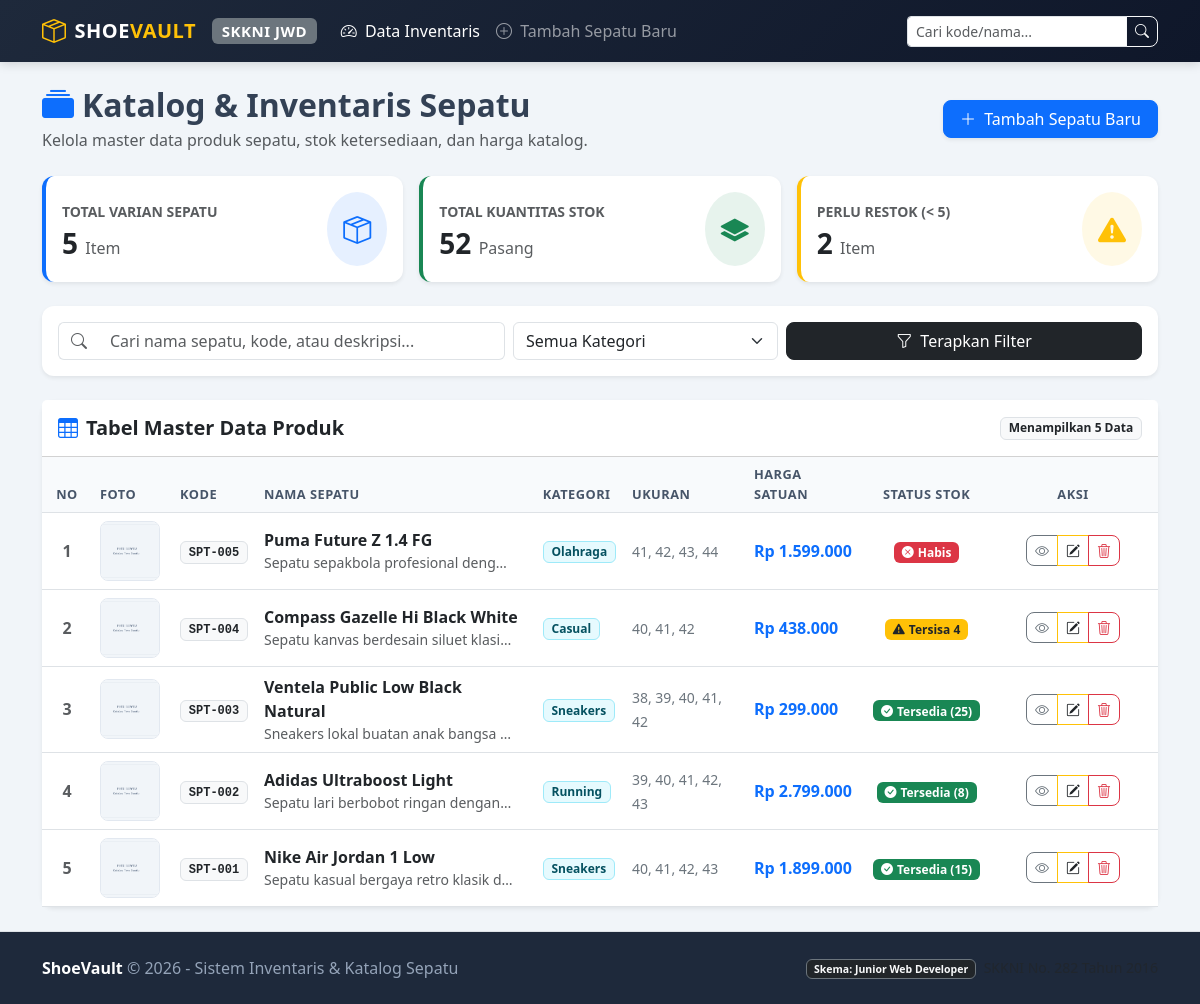
The page / on the database its author committed.
### tables this page shows
CREATE TABLE `sepatu` (
    `id` INT AUTO_INCREMENT PRIMARY KEY,
    `kode_produk` VARCHAR(20) NOT NULL UNIQUE,
    `nama_sepatu` VARCHAR(100) NOT NULL,
    `kategori` VARCHAR(50) NOT NULL,
    `ukuran` VARCHAR(50) NOT NULL,
    `harga` DECIMAL(12, 2) NOT NULL,
    `stok` INT NOT NULL DEFAULT 0,
    `deskripsi` TEXT NULL,
    `gambar` VARCHAR(255) DEFAULT 'default-shoe.png',
    `created_at` TIMESTAMP DEFAULT CURRENT_TIMESTAMP,
    `updated_at` TIMESTAMP DEFAULT CURRENT_TIMESTAMP ON UPDATE CURRENT_TIMESTAMP
);

### index.php (the view, shortened to what this page needs)
<?php
require_once __DIR__ . '/includes/header.php';
$keyword  = isset($_GET['q']) ? sanitizeInput($_GET['q']) : null;
$kategori = isset($_GET['kategori']) ? sanitizeInput($_GET['kategori']) : null;
$daftarSepatu = getAllSepatu($keyword, $kategori);
$totalProduk  = count($daftarSepatu);
$totalStok    = 0;
$stokMenipis  = 0;
foreach ($daftarSepatu as $item) {
    $totalStok += $item['stok'];
    if ($item['stok'] < 5) {
        $stokMenipis++;
    }
}
?>
<div class="row align-items-center mb-4">
    <div class="col-md-7">
        <h2 class="fw-bold mb-1">
            <i class="bi bi-collection-fill text-primary me-2"></i>Katalog & Inventaris Sepatu
        </h2>
        <p class="text-muted mb-0">Kelola master data produk sepatu, stok ketersediaan, dan harga katalog.</p>
    </div>
    <div class="col-md-5 text-md-end mt-3 mt-md-0">
        <a href="create.php" class="btn btn-primary px-3 shadow-sm">
            <i class="bi bi-plus-lg me-1"></i> Tambah Sepatu Baru
        </a>
    </div>
</div>
<div class="row g-3 mb-4">
    <div class="col-sm-6 col-lg-4">
        <div class="card stats-card shadow-sm p-3">
            <div class="d-flex align-items-center justify-content-between">
                <div>
                    <span class="text-muted small text-uppercase fw-bold">Total Varian Sepatu</span>
                    <h3 class="fw-bold mb-0 mt-1"><?= $totalProduk ?> <small class="fs-6 fw-normal text-muted">Item</small></h3>
                </div>
                <div class="bg-primary bg-opacity-10 text-primary p-3 rounded-circle">
                    <i class="bi bi-box-seam fs-3"></i>
                </div>
            </div>
        </div>
    </div>
    <div class="col-sm-6 col-lg-4">
        <div class="card stats-card shadow-sm p-3 border-start-success" style="border-left-color: #198754 !important;">
            <div class="d-flex align-items-center justify-content-between">
                <div>
                    <span class="text-muted small text-uppercase fw-bold">Total Kuantitas Stok</span>
                    <h3 class="fw-bold mb-0 mt-1"><?= $totalStok ?> <small class="fs-6 fw-normal text-muted">Pasang</small></h3>
                </div>
                <div class="bg-success bg-opacity-10 text-success p-3 rounded-circle">
                    <i class="bi bi-layers-fill fs-3"></i>
                </div>
            </div>
        </div>
    </div>
    <div class="col-sm-6 col-lg-4">
        <div class="card stats-card shadow-sm p-3 border-start-warning" style="border-left-color: #ffc107 !important;">
            <div class="d-flex align-items-center justify-content-between">
                <div>
                    <span class="text-muted small text-uppercase fw-bold">Perlu Restok (&lt; 5)</span>
                    <h3 class="fw-bold mb-0 mt-1"><?= $stokMenipis ?> <small class="fs-6 fw-normal text-muted">Item</small></h3>
                </div>
                <div class="bg-warning bg-opacity-10 text-warning p-3 rounded-circle">
                    <i class="bi bi-exclamation-triangle-fill fs-3"></i>
                </div>
            </div>
        </div>
    </div>
</div>
<div class="card shadow-sm mb-4">
    <div class="card-body">
        <form action="index.php" method="GET" class="row g-2 align-items-center">
            <div class="col-md-5">
                <div class="input-group">
                    <span class="input-group-text bg-white border-end-0">
                        <i class="bi bi-search text-muted"></i>
                    </span>
                    <input type="text" name="q" class="form-control border-start-0" placeholder="Cari nama sepatu, kode, atau deskripsi..." value="<?= htmlspecialchars($keyword ?? '') ?>">
                </div>
            </div>
            <div class="col-md-3">
                <select name="kategori" class="form-select">
                    <option value="">Semua Kategori</option>
                </select>
            </div>
            <div class="col-md-4 d-flex gap-2">
                <button type="submit" class="btn btn-dark flex-grow-1">
                    <i class="bi bi-funnel me-1"></i> Terapkan Filter
                </button>
            </div>
        </form>
    </div>
</div>
<div class="card shadow-sm">
    <div class="card-header bg-white py-3 d-flex justify-content-between align-items-center">
        <h5 class="mb-0 fw-bold">
            <i class="bi bi-table me-2 text-primary"></i>Tabel Master Data Produk
        </h5>
        <span class="badge bg-light text-dark border">
            Menampilkan <?= count($daftarSepatu) ?> Data
        </span>
    </div>
    <div class="table-responsive">
        <table class="table table-hover align-middle mb-0">
            <thead>
                <tr>
                    <th class="text-center" style="width: 50px;">No</th>
                    <th style="width: 80px;">Foto</th>
                    <th>Kode</th>
                    <th>Nama Sepatu</th>
                    <th>Kategori</th>
                    <th>Ukuran</th>
                    <th>Harga Satuan</th>
                    <th class="text-center">Status Stok</th>
                    <th class="text-center" style="width: 170px;">Aksi</th>
                </tr>
            </thead>
            <tbody>
                <?php if (empty($daftarSepatu)): ?>
                    <tr>
                        <td colspan="9" class="text-center py-5 text-muted">
                            <i class="bi bi-inbox fs-1 d-block mb-2 text-secondary"></i>
                            <h6 class="fw-semibold">Tidak ada data sepatu yang ditemukan</h6>
                            <p class="small mb-3">Silakan sesuaikan kata kunci pencarian atau tambah produk baru.</p>
                            <a href="create.php" class="btn btn-sm btn-primary">
                                <i class="bi bi-plus-lg me-1"></i> Tambah Sepatu Baru
                            </a>
                        </td>
                    </tr>
                <?php else: ?>
                    <?php
                    $no = 1;
                    foreach ($daftarSepatu as $sepatu):
                        $imgPath = 'assets/uploads/' . htmlspecialchars($sepatu['gambar']);
                    ?>
                        <tr>
                            <td class="text-center fw-semibold text-muted"><?= $no++ ?></td>
                            <td>
                                <img src="<?= $imgPath ?>" alt="<?= htmlspecialchars($sepatu['nama_sepatu']) ?>" class="shoe-thumbnail">
                            </td>
                            <td>
                                <span class="badge bg-light text-dark border font-monospace">
                                    <?= htmlspecialchars($sepatu['kode_produk']) ?>
                                </span>
                            </td>
                            <td>
                                <a href="detail.php?id=<?= $sepatu['id'] ?>" class="text-decoration-none fw-bold text-dark d-block">
                                    <?= htmlspecialchars($sepatu['nama_sepatu']) ?>
                                </a>
                                <small class="text-muted d-block text-truncate" style="max-width: 250px;">
                                    <?= htmlspecialchars($sepatu['deskripsi'] ?? '-') ?>
                                </small>
                            </td>
                            <td>
                                <span class="badge bg-info bg-opacity-10 text-info-emphasis border border-info-subtle">
                                    <?= htmlspecialchars($sepatu['kategori']) ?>
                                </span>
                            </td>
                            <td>
                                <span class="small text-secondary"><?= htmlspecialchars($sepatu['ukuran']) ?></span>
                            </td>
                            <td class="fw-bold text-primary">
                                <?= formatRupiah((float)$sepatu['harga']) ?>
                            </td>
                            <td class="text-center">
                                <?= getStatusStokBadge((int)$sepatu['stok']) ?>
                            </td>
                            <td class="text-center">
                                <div class="btn-group btn-group-sm" role="group">
                                    <a href="detail.php?id=<?= $sepatu['id'] ?>" class="btn btn-outline-secondary" title="Lihat Detail">
                                        <i class="bi bi-eye"></i>
                                    </a>
                                    <a href="edit.php?id=<?= $sepatu['id'] ?>" class="btn btn-outline-warning text-dark" title="Edit Sepatu">
                                        <i class="bi bi-pencil-square"></i>
                                    </a>
                                    <button type="button"
                                            class="btn btn-outline-danger"
                                            data-bs-toggle="modal"
                                            data-bs-target="#deleteConfirmModal"
                                            data-id="<?= $sepatu['id'] ?>"
                                            data-nama="<?= htmlspecialchars($sepatu['nama_sepatu']) ?>"
                                            title="Hapus Sepatu">
                                        <i class="bi bi-trash3"></i>
                                    </button>
                                </div>
                            </td>
                        </tr>
                    <?php endforeach; ?>
                <?php endif; ?>
            </tbody>
        </table>
    </div>
</div>
<?php require_once __DIR__ . '/includes/footer.php'; ?>

### includes/header.php (shortened to what this page needs)
<?php
require_once __DIR__ . '/functions.php';
?>
<!DOCTYPE html>
<html lang="id">
<head>
    <link href="https://cdn.jsdelivr.net/npm/bootstrap@5.3.3/dist/css/bootstrap.min.css" rel="stylesheet">
    <link rel="stylesheet" href="https://cdn.jsdelivr.net/npm/bootstrap-icons@1.11.3/font/bootstrap-icons.min.css">
    <link rel="stylesheet" href="assets/css/style.css">
</head>
<body>
    <nav class="navbar navbar-expand-lg navbar-dark sticky-top">
        <div class="container">
            <a class="navbar-brand d-flex align-items-center gap-2" href="index.php">
                <i class="bi bi-box-seam text-warning fs-4"></i>
                <span>SHOE<span class="text-warning">VAULT</span></span>
                <span class="badge bg-secondary ms-2 small d-none d-sm-inline-block">SKKNI JWD</span>
            </a>
            <div class="collapse navbar-collapse" id="navbarContent">
                <ul class="navbar-nav me-auto mb-2 mb-lg-0">
                    <li class="nav-nav-item">
                        <a class="nav-link <?= (basename($_SERVER['PHP_SELF']) == 'index.php') ? 'active' : '' ?>" href="index.php">
                            <i class="bi bi-speedometer2 me-1"></i> Data Inventaris
                        </a>
                    </li>
                    <li class="nav-item">
                        <a class="nav-link <?= (basename($_SERVER['PHP_SELF']) == 'create.php') ? 'active' : '' ?>" href="create.php">
                            <i class="bi bi-plus-circle me-1"></i> Tambah Sepatu Baru
                        </a>
                    </li>
                </ul>
                <form class="d-flex" action="index.php" method="GET" role="search">
                    <div class="input-group">
                        <input class="form-control form-control-sm" type="search" name="q" placeholder="Cari kode/nama..." value="<?= isset($_GET['q']) ? htmlspecialchars($_GET['q']) : '' ?>" aria-label="Search">
                        <button class="btn btn-sm btn-outline-light" type="submit">
                            <i class="bi bi-search"></i>
                        </button>
                    </div>
                </form>
            </div>
        </div>
    </nav>
    <main class="py-4">
        <div class="container">

### includes/functions.php (shortened to what this page needs)
<?php
function formatRupiah(float|int $angka): string
{
    return 'Rp ' . number_format($angka, 0, ',', '.');
}
function getStatusStokBadge(int $stok): string
{
    if ($stok <= 0) {
        return '<span class="badge bg-danger"><i class="bi bi-x-circle-fill me-1"></i>Habis</span>';
    } elseif ($stok < 5) {
        return '<span class="badge bg-warning text-dark"><i class="bi bi-exclamation-triangle-fill me-1"></i>Tersisa ' . $stok . '</span>';
    } else {
        return '<span class="badge bg-success"><i class="bi bi-check-circle-fill me-1"></i>Tersedia (' . $stok . ')</span>';
    }
}
function getAllSepatu(?string $keyword = null, ?string $kategori = null): array
{
    $pdo = getConnection();
    $sql = "SELECT * FROM `sepatu` WHERE 1=1";
    $params = [];
    $sql .= " ORDER BY id DESC";
    $stmt = $pdo->prepare($sql);
    $stmt->execute($params);
    return $stmt->fetchAll();
}

### includes/footer.php (shortened to what this page needs)
        </div>
    </main>
    <footer class="py-4 border-top">
        <div class="container text-center text-md-between d-flex flex-column flex-md-row justify-content-between align-items-center gap-2">
            <div>
                <span class="fw-semibold text-white">ShoeVault</span> &copy; <?= date('Y') ?> - Sistem Inventaris & Katalog Sepatu
            </div>
            <div class="small">
                <span class="badge bg-dark border border-secondary text-light">Skema: Junior Web Developer</span>
                <span class="ms-1 text-muted">SKKNI No. 282 Tahun 2016</span>
            </div>
        </div>
    </footer>
</body>
</html>

### assets/css/style.css (style rules this page uses)
:root { --brand-primary: #0d6efd; --brand-dark: #1e293b; --brand-light: #f8fafc; --card-shadow: 0 4px 6px -1px rgba(0, 0, 0, 0.1), 0 2px 4px -2px rgba(0, 0, 0, 0.1); --card-hover-shadow: 0 10px 15px -3px rgba(0, 0, 0, 0.1), 0 4px 6px -4px rgba(0, 0, 0, 0.1); }
body { background-color: #f1f5f9; color: #334155; font-family: 'Segoe UI', Roboto, Helvetica, Arial, sans-serif; min-height: 100vh; display: flex; flex-direction: column; }
main { flex: 1 0 auto; }
.navbar { background: linear-gradient(135deg, #1e293b 0%, #0f172a 100%); box-shadow: 0 2px 10px rgba(0, 0, 0, 0.15); }
.navbar-brand { font-weight: 700; letter-spacing: 0.5px; }
.card { border: none; border-radius: 12px; box-shadow: var(--card-shadow); transition: transform 0.2s ease, box-shadow 0.2s ease; }
.shoe-thumbnail { width: 60px; height: 60px; object-fit: cover; border-radius: 8px; border: 1px solid #e2e8f0; }
.table th { background-color: #f8fafc; color: #475569; font-weight: 600; text-transform: uppercase; font-size: 0.8rem; letter-spacing: 0.5px; }
.btn { border-radius: 8px; font-weight: 500; }
.stats-card { background: #ffffff; border-left: 4px solid var(--brand-primary); }
footer { background-color: #1e293b; color: #94a3b8; margin-top: auto; }

### rows shown on the page
sepatu: gambar (placeholder picture), kode_produk "SPT-005", nama_sepatu "Puma Future Z 1.4 FG", deskripsi "Sepatu sepakbola profesional deng…", kategori "Olahraga", ukuran "41, 42, 43, 44", harga "Rp 1.599.000", stok 0 (drawn)
sepatu: gambar (placeholder picture), kode_produk "SPT-004", nama_sepatu "Compass Gazelle Hi Black White", deskripsi "Sepatu kanvas berdesain siluet klasi…", kategori "Casual", ukuran "40, 41, 42", harga "Rp 438.000", stok "4"
sepatu: gambar (placeholder picture), kode_produk "SPT-003", nama_sepatu "Ventela Public Low Black Natural", deskripsi "Sneakers lokal buatan anak bangsa…", kategori "Sneakers", ukuran "38, 39, 40, 41, 42", harga "Rp 299.000", stok "25"
sepatu: gambar (placeholder picture), kode_produk "SPT-002", nama_sepatu "Adidas Ultraboost Light", deskripsi "Sepatu lari berbobot ringan dengan…", kategori "Running", ukuran "39, 40, 41, 42, 43", harga "Rp 2.799.000", stok "8"
sepatu: gambar (placeholder picture), kode_produk "SPT-001", nama_sepatu "Nike Air Jordan 1 Low", deskripsi "Sepatu kasual bergaya retro klasik d…", kategori "Sneakers", ukuran "40, 41, 42, 43", harga "Rp 1.899.000", stok "15"

### other values the page prints
$totalProduk "5"
$totalStok "52"
$stokMenipis "2"
count($daftarSepatu) "5"
